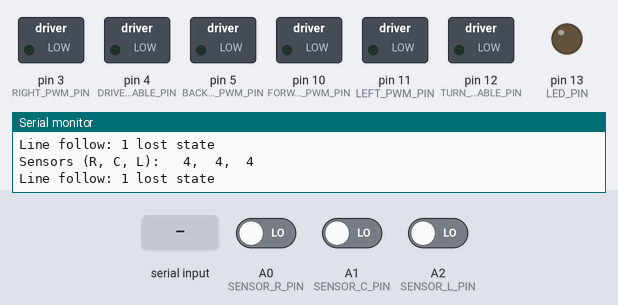
Simulated run of this sketch. Board: Arduino Uno, built with avr-gcc and run on an emulated ATmega328P. Parts: switched loads named in the sketch (green lamp = pin HIGH), output pins drawn as LEDs (lit = HIGH), the last lines printed to the serial monitor. The inputs (shaded band) are chosen by the test bench; at power-on: A0 (SENSOR_R_PIN) LOW, A2 (SENSOR_L_PIN) LOW, A1 (SENSOR_C_PIN) LOW.

Above: at 4.2 s.
4.3 s: A0 (SENSOR_R_PIN) driven HIGH
At 5.5 s:
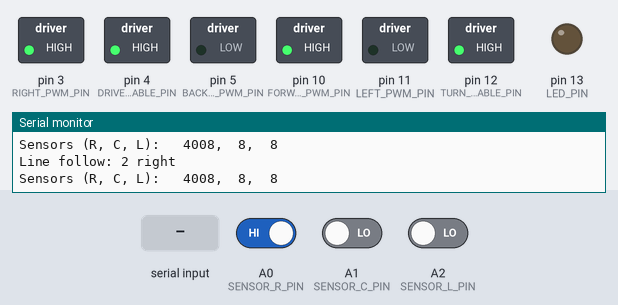
5.8 s: "f" received over Serial
7.3 s: A2 (SENSOR_L_PIN) driven HIGH
At 8.5 s:
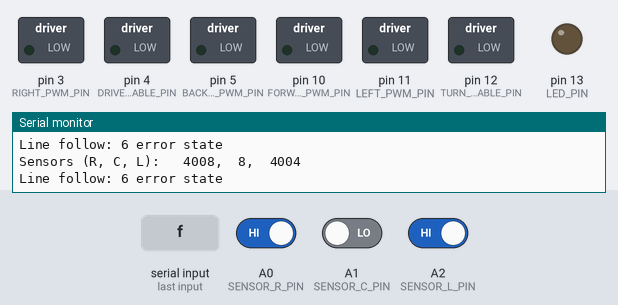
8.9 s: A1 (SENSOR_C_PIN) driven HIGH
At 9.9 s:
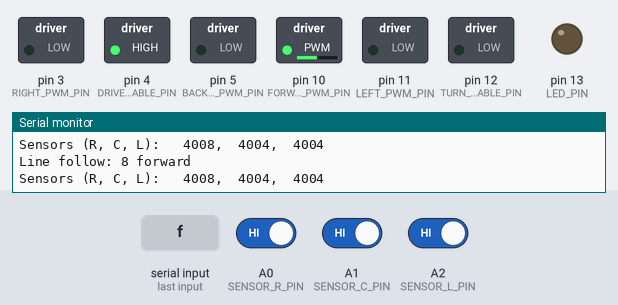
10.4 s: A0 (SENSOR_R_PIN) driven LOW
At 11.5 s:
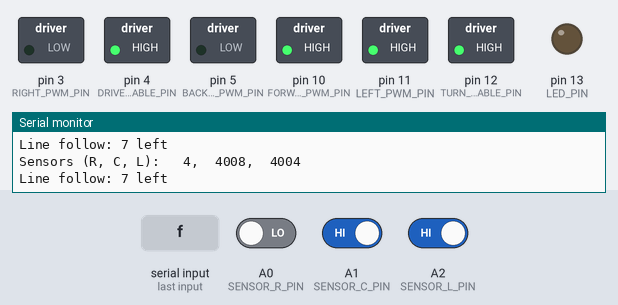
11.9 s: A2 (SENSOR_L_PIN) driven LOW
At 12.3 s:
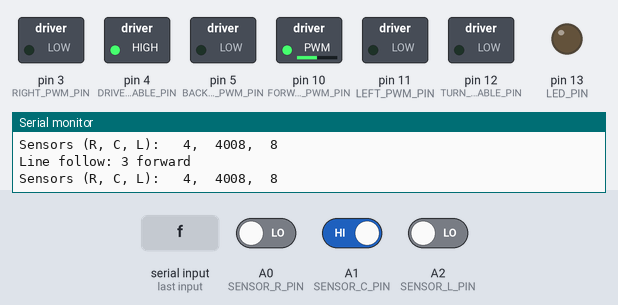
Timing chart, 0 to 14.4 s (numbered marks = the images above; inputs shaded):
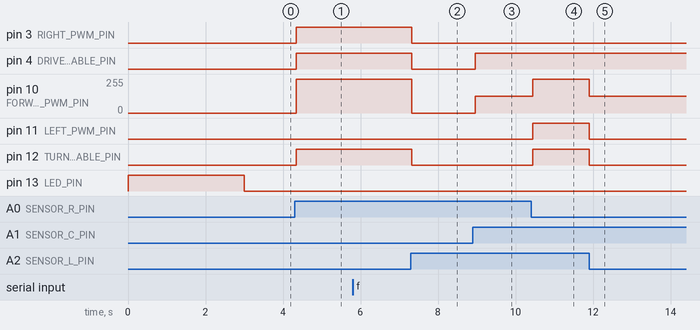

Measured:
- after the input at 4.3 s, pin 3 (RIGHT_PWM_PIN), pin 4 (DRIVE_ENABLE_PIN), pin 12 (TURN_ENABLE_PIN): LOW → HIGH at once; pin 10 (FORWARD_PWM_PIN): 0/255 → 255/255 at once
- after the input at 7.3 s, pin 3 (RIGHT_PWM_PIN), pin 4 (DRIVE_ENABLE_PIN), pin 12 (TURN_ENABLE_PIN): HIGH → LOW at once; pin 10 (FORWARD_PWM_PIN): 255/255 → 0/255 at once
- after the input at 8.9 s, pin 4 (DRIVE_ENABLE_PIN): LOW → HIGH after 0.07 s; pin 10 (FORWARD_PWM_PIN): 0/255 → 127/255 after 0.07 s
- after the input at 10.4 s, pin 10 (FORWARD_PWM_PIN): 127/255 → 255/255 after 0.05 s; pin 11 (LEFT_PWM_PIN), pin 12 (TURN_ENABLE_PIN): LOW → HIGH after 0.05 s
- after the input at 11.9 s, pin 10 (FORWARD_PWM_PIN): 255/255 → 127/255 at once; pin 11 (LEFT_PWM_PIN), pin 12 (TURN_ENABLE_PIN): HIGH → LOW at once

The sketch:

mobot_sebarton.ino
```cpp
/*
  Spencer Barton
  Mobot Tutorial

  Simple mobot configuration based off of a cheap RC car.
  Parts include:
    - RC Car w/ drive motor and turning solenoid
    - 3 QRE1113 Line Sensor Breakout from Sparkfun
    - Arduino Uno
    - SN754410 Quad Half H-Bridge

  More about Mobot is here: http://www.cs.cmu.edu/mobot/
  More on the CMU Robotics Club is here: http://roboticsclub.org/

 @TODO
  - follow line (inside) - need better lost line decision making
  - On/off switch
  - Interpret sensor outside: line/ground?
  - Follow line outside (basic algorithm)
  - More sophisticated algorithm

  - Increase drive PWM percentage when turning, both are drawing from the same source
 */

/*********************************************************************
 * Constants
 ********************************************************************/

// toggle DEBUG mode pre-compile
const boolean DEBUG = true;

// pins
const int LED_PIN           = 13;
const int DRIVE_ENABLE_PIN  = 4;
const int TURN_ENABLE_PIN   = 12;
const int FORWARD_PWM_PIN   = 10;
const int BACKWARD_PWM_PIN  = 5;
const int RIGHT_PWM_PIN     = 3;
const int LEFT_PWM_PIN      = 11;
const int SENSOR_R_PIN      = A0;
const int SENSOR_C_PIN      = A1;
const int SENSOR_L_PIN      = A2;

// motor speeds
const int SPEED_STOP  = 0;
const int SPEED_EIGTH = 32;
const int SPEED_QUART = 64;
const int SPEED_HALF  = 127;
const int SPEED_FULL  = 255;
const int SPEED_FWRD  = 150; // slowest speed it runs well at for driving
const int SPEED_TURN  = 230; // slowest speed it runs well at for turning

// definitions
const int FORWARD  =  1;
const int BACKWARD = -1;
const int STOP     =  0;
const int RIGHT    =  1;
const int LEFT     = -1;
const int STRAIGHT =  0;

// serial communication rate
const int SERIAL_BAUD = 9600;

// predefined times
const int INIT_DELAY = 3000; // 3 sec
const int SENSOR_TIMOUT = 4000; // 3 ms until sensor doesn't return value
const int LOST_TIMEOUT = 1000; // 1 sec timeout when lost to stop searching for line
  // @TODO: May not be necessary
const int SENSOR_SAFETY_DELAY = 10; // 10 us delay used to wait for sensor value

// Line detection values
const int BLACK_LINE_THRESHOLD = 2900;

/*********************************************************************
 * Global Variables
 ********************************************************************/
boolean ledOn = true;
int globalSensorR = 0;
int globalSensorC = 0;
int globalSensorL = 0;
int lostTimer = 0;

/*********************************************************************
 * Set-up
 ********************************************************************/


/* Initialize all I/O, note analog read pins do not need initialization */
void setup() {

  // Init serial
  Serial.begin(SERIAL_BAUD);

  // Init btns: all begin output low, motor is off
  pinMode(DRIVE_ENABLE_PIN, OUTPUT);
  pinMode(FORWARD_PWM_PIN, OUTPUT);
  pinMode(BACKWARD_PWM_PIN, OUTPUT);
  pinMode(TURN_ENABLE_PIN, OUTPUT);
  pinMode(RIGHT_PWM_PIN, OUTPUT);
  pinMode(LEFT_PWM_PIN, OUTPUT);

  digitalWrite(DRIVE_ENABLE_PIN, LOW);
  digitalWrite(FORWARD_PWM_PIN, LOW);
  digitalWrite(BACKWARD_PWM_PIN, LOW);
  digitalWrite(TURN_ENABLE_PIN, LOW);
  digitalWrite(RIGHT_PWM_PIN, LOW);
  digitalWrite(LEFT_PWM_PIN, LOW);

  // init LED, set ON to signal init all done
  pinMode(LED_PIN, OUTPUT);
  digitalWrite(LED_PIN, HIGH);

  // Delay and turn off light
  delay(INIT_DELAY);
  digitalWrite(LED_PIN, LOW);

  if (DEBUG) {
    Serial.println("Spencer's Mobot Online");
    Serial.println("Debug Mode");
  }

}

/*********************************************************************
 * Main
 ********************************************************************/

/* main loop
 *
 */
void loop() {
  char command = '\0';


  if (DEBUG){
    print_sensor_values();
  }

  read_digital_sensors();
  serial_driving_control();

  follow_line();
}

/*********************************************************************
 * Line Follow Algorithm
 ********************************************************************/

/* Basic Algoithm using the 3 sensors. O marks line seen, - marks
 *  no line seen.
 *   Left   Center    Right     Turn      Move
 * 1   -       -         -       Stop      Stop
 * 2   -       -         O       Right     Forward - slow
 * 3   -       O         -       Straight  Forward - fast
 * 4   -       O         O       Right     Forward - slow
 * 5   O       -         -       Left      Forward - slow
 * 6   O       -         O       Stop      Stop (error state)
 * 7   O       O         -       Left      Forward - slow
 * 8   O       O         O       Straight  Forward - fast
 */

/* using the 3 sensor inputs decide how to turn and drive. Uses the above
 *  table. No input or output.
 */
void follow_line(void) {

  boolean onLineL, onLineC, onLineR;

  // do sesors see the line?
  onLineL = sensor_see_line( globalSensorL );
  onLineC = sensor_see_line( globalSensorC );
  onLineR = sensor_see_line( globalSensorR );

  if ( !onLineL && !onLineC && !onLineR ) {
      // turn: stop, drive: stop
      // LOST - continue the previous action for 1 sec.

      if ( lostTimer == 0 ) {
        // start lost timer
        lostTimer = millis(); // get time in milli sec.

      } else if ( lostTimer >= LOST_TIMEOUT ) {
        // timer overrun, so stop vehicle
        drive( STOP, SPEED_STOP );
        turn( STRAIGHT );
      }

      if (DEBUG) { Serial.println("Line follow: 1 lost state"); };
      return;

  } else if ( !onLineL && !onLineC && onLineR ) {
      // turn: right, drive: forward slow
      drive( FORWARD, SPEED_FULL );
      turn( RIGHT );
      if (DEBUG) { Serial.println("Line follow: 2 right"); };

  } else if ( !onLineL && onLineC && !onLineR ) {
      // turn: stright, drive: forward fast
      drive( FORWARD, SPEED_HALF );
      turn( STRAIGHT );
      if (DEBUG) { Serial.println("Line follow: 3 forward"); };

  } else if ( !onLineL && onLineC && onLineR ) {
      // turn: right, drive: forward slow
      drive( FORWARD, SPEED_FULL );
      turn( RIGHT );
      if (DEBUG) { Serial.println("Line follow: 4 right"); };

  } else if ( onLineL && !onLineC && !onLineR ) {
      // turn: left, drive: forward slow
      drive( FORWARD, SPEED_FULL );
      turn( LEFT );
      if (DEBUG) { Serial.println("Line follow: 5 left"); };

  } else if ( onLineL && !onLineC && onLineR ) {
      // turn: stright, drive: stop
      // ERROR state as line only seen on edges
      drive( STOP, SPEED_STOP );
      turn( STRAIGHT );
      if (DEBUG) { Serial.println("Line follow: 6 error state"); }

  } else if ( onLineL && onLineC && !onLineR ) {
      // turn: left, drive: forward slow
      drive( FORWARD, SPEED_FULL );
      turn( LEFT );
      if (DEBUG) { Serial.println("Line follow: 7 left"); };

  } else if ( onLineL && onLineC && onLineR ) {
      // turn: stright, drive: forward fast
      drive( FORWARD, SPEED_HALF );
      turn( STRAIGHT );
      if (DEBUG) { Serial.println("Line follow: 8 forward"); };

  } else {
      // error state, not reachable
      Serial.println("Line follow: illegal state");
      return;
  }

  // reset lost timer
  lostTimer = 0;

}

/* determie if any of the sensors are seeing the line
 *  the most basic way to do this is with a threshold
 *  @TODO: update to look at sensor differences, history
 *          and apply filtering
 */
boolean sensor_see_line( int sensorValue ) {

  return sensorValue > BLACK_LINE_THRESHOLD;

}


/*********************************************************************
 * Motor Functions
 ********************************************************************/

/* drive( int movement, int speed )
 *  Set motor to drive forward, backwards or stop
 *  Direction is forward (positive), stop (zero), backwards (negative)
 */
void drive( int direction, int speed ) {

  if ( direction <= BACKWARD ) {

    // backward
    digitalWrite(DRIVE_ENABLE_PIN, HIGH);
    analogWrite(FORWARD_PWM_PIN, SPEED_STOP);
    analogWrite(BACKWARD_PWM_PIN, speed);

  } else if ( direction >= FORWARD ) {

    // forward
    digitalWrite(DRIVE_ENABLE_PIN, HIGH);
    analogWrite(BACKWARD_PWM_PIN, SPEED_STOP);
    analogWrite(FORWARD_PWM_PIN, speed);

  } else {

    // stop motors
    analogWrite(FORWARD_PWM_PIN, SPEED_STOP);
    analogWrite(BACKWARD_PWM_PIN, SPEED_STOP);
    digitalWrite(DRIVE_ENABLE_PIN, LOW);

  }
}

/* turn( int direction )
 *  Set motor to turn right, left or straight
 *  Direction is right (positive), straight (zero), left (negative)
 */
void turn( int direction ) {

  if ( direction <= LEFT ) {

    // left
    digitalWrite(TURN_ENABLE_PIN, HIGH);
    analogWrite(RIGHT_PWM_PIN, SPEED_STOP);
    analogWrite(LEFT_PWM_PIN, SPEED_FULL);

  } else if ( direction >= RIGHT ) {

    // right
    digitalWrite(TURN_ENABLE_PIN, HIGH);
    analogWrite(LEFT_PWM_PIN, SPEED_STOP);
    analogWrite(RIGHT_PWM_PIN, SPEED_FULL);

  } else {

    // straight
    analogWrite(RIGHT_PWM_PIN, SPEED_STOP);
    analogWrite(LEFT_PWM_PIN, SPEED_STOP);
    digitalWrite(TURN_ENABLE_PIN, LOW);

  }
}

/*********************************************************************
 * Sensor Functions
 ********************************************************************/

/* read sensor values and update sensor variables
 *   can only be used if the sensors are of the analog variety
 */
void read_analog_sensors() {

 globalSensorR = analogRead(SENSOR_R_PIN);
 globalSensorC = analogRead(SENSOR_C_PIN);
 globalSensorL = analogRead(SENSOR_L_PIN);

}

/* read sensor values and update sensor variables
 *   can only be used if the sensors are of the digital variety
 *   Code inspired from here http://bildr.org/2011/06/qre1113-arduino/
 */
void read_digital_sensors(){

  globalSensorR = ping_digital_sensor(SENSOR_R_PIN);
  globalSensorC = ping_digital_sensor(SENSOR_C_PIN);
  globalSensorL = ping_digital_sensor(SENSOR_L_PIN);

}

/* ping the sensor to read its value
 *   first send 1 to sensor to start read
 *   delay 10 microseconds before turning on input read to give time to safely convert to input
 *   time how long until a one is read
 *   The time is proportional to the value on the sensor
 */
int ping_digital_sensor(int pin) {

  // init values
  long startTime;
  int sensorTime;

  // ping sensor
  pinMode( pin, OUTPUT );
  digitalWrite( pin, HIGH );

  // delay to safely switch to input mode
  delayMicroseconds(SENSOR_SAFETY_DELAY);
  pinMode( pin, INPUT );

  // start timer (get current time, safe to use as overflows after 70 min)
  startTime = micros();

  // time how long the input is HIGH, but quit after 3ms as nothing happens after that
  while ( (digitalRead(pin) == HIGH) &&
          ((micros() - startTime) < SENSOR_TIMOUT) );

  sensorTime = micros() - startTime;

  return sensorTime;
}

/*********************************************************************
 * Debugging Functions
 ********************************************************************/

/* toggleLED: using led_on var (global) decide to turn LED on/off */
void toggle_LED() {

  if (ledOn) {
    digitalWrite(LED_PIN, LOW);
    ledOn = false;
  } else {
    digitalWrite(LED_PIN, HIGH);
    ledOn = true;
  }

}

/* Control mobot through serial interface
 *  A/a toggle LED
 *  F/f forward
 *  B/b backward
 *  R/r right
 *  L/l left
 *  S/s stop, straightens as well
 * Each command is executed for a predefined time (MOTOR_DELAY)
 */
void serial_driving_control() {
  char command = '\0';

  // check if command has been sent
  if ( Serial.available() ) {
    // read the most recent byte
    command = Serial.read();

    // interpret the command
    switch (command) {
      case 'a':
      case 'A':
        toggle_LED();
        break;
      case 'f':
      case 'F':
        drive( FORWARD, SPEED_HALF );
        break;
      case 'b':
      case 'B':
        drive( BACKWARD, SPEED_HALF );
        break;
      case 'r':
      case 'R':
        turn( RIGHT );
        break;
      case 'l':
      case 'L':
        turn( LEFT );
        break;
      case 's':
      case 'S':
        turn( STRAIGHT );
        drive( STOP, SPEED_STOP );
        break;
    }
  }

}

/* print the current sensor values */
void print_sensor_values() {

  Serial.print("Sensors (R, C, L): \t");
  Serial.print(globalSensorR);
  Serial.print(",\t");
  Serial.print(globalSensorC);
  Serial.print(",\t");
  Serial.println(globalSensorL);

}
```
